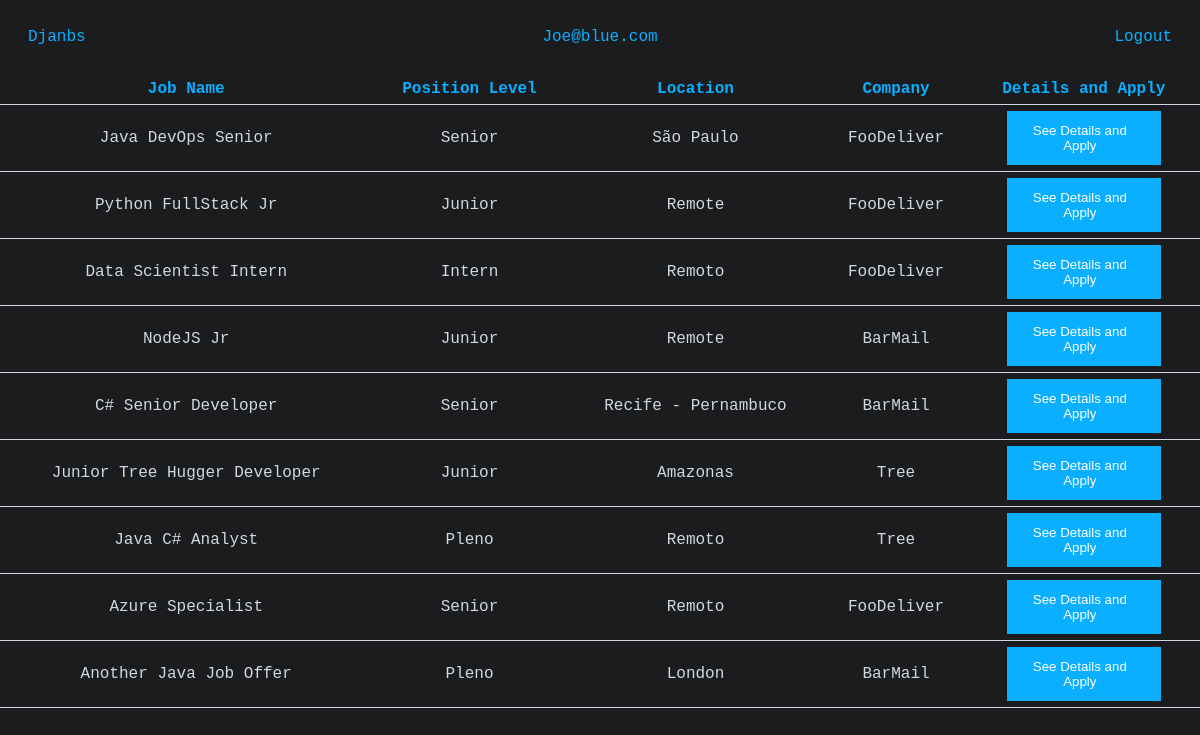
The page / (signed in) on the database as committed earlier.
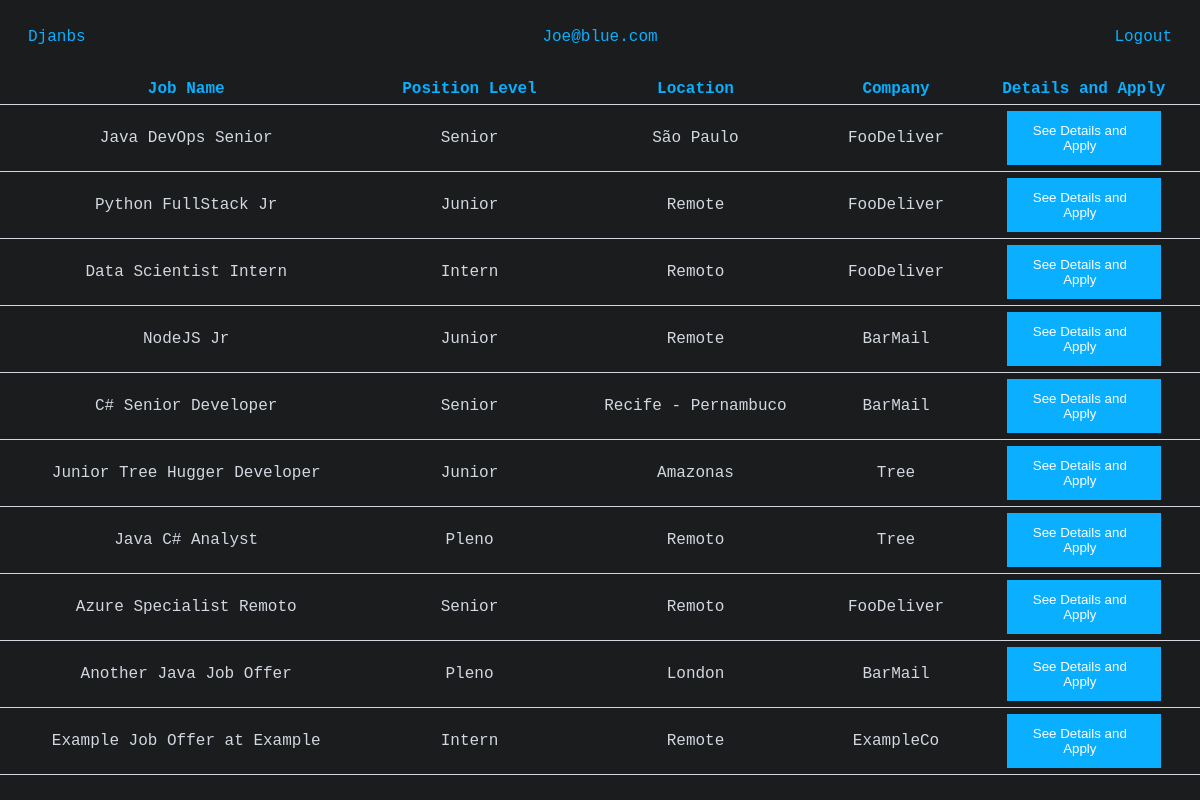
The same page on the database as committed later.
### jobs/models.py (models this page shows, shortened)
class User(AbstractUser):
    username = models.CharField(max_length=50, blank=True, null=True, unique=True)
    email = models.EmailField(_('email address'), unique=True)
    USERNAME_FIELD = 'email'
    REQUIRED_FIELDS = ['username', 'password']
    is_company = models.BooleanField(default=False)
    is_candidate = models.BooleanField(default=False)
    def __str__(self):
        return self.email

class JobOffer(models.Model):
    name = models.CharField(max_length=125)
    location = models.CharField(max_length=50)
    description = models.TextField(null=True)
    company = models.ForeignKey(Company, on_delete=models.CASCADE, null=True)
    payment_range = models.IntegerField(choices=PaymentRange.choices)
    education_req = models.IntegerField(choices=EducationRequirement.choices)
    position_level = models.IntegerField(choices=PositionLevel.choices)
    date_created = models.DateTimeField(auto_now_add=True, null=True)

class Company(models.Model):
    user = models.OneToOneField(User, null=True, on_delete=models.CASCADE)
    name = models.CharField(max_length=50, null=True)
    email = models.EmailField(null=True)
    site = models.URLField(null=True)
    def __str__(self):
        return self.name

### jobs/views/views.py (the view, shortened to what this page needs)
# urls.py: 2. Add a URL to urlpatterns:  path('', views.home, name='home')
def home(request):
    if not request.user.is_authenticated:
        return redirect('login')
    else:
        if request.user.is_candidate:
            job_offers = JobOffer.objects.all() # type: ignore
            context = { 'job_offers': job_offers, }
            return render(request, 'jobs/index.html', context)

### jobs/templates/jobs/index.html (shortened to what this page needs)
{% extends "jobs/base.html" %}
{% block content %}
    <div class="job-offers-table">
        <table>
        <tr class="blue">
            <th>Job Name</th>
            <th>Position Level</th>
            <th>Location</th>
            <th>Company</th>
            <th>Details and Apply</th>
        </tr>
        {% for job_offer in job_offers %}
            <tr class="row-hover">
                <td>{{ job_offer.name }}</td>
                {% if job_offer.position_level == 1 %}
                    <td>Intern</td>
                {% elif job_offer.position_level == 2 %}
                    <td>Junior</td>
                {% elif job_offer.position_level == 3 %}
                    <td>Pleno</td>
                {% elif job_offer.position_level == 4 %}
                    <td>Senior</td>
                {% elif job_offer.position_level == 5 %}
                    <td>Tech Lead</td>
                {% endif %}
                <td>{{ job_offer.location }}</td>
                <td>{{ job_offer.company }}</td>
                <td><a href="{% url 'job-candidate' job_offer.id %} "><button class="button">See Details and Apply</button></a></td>
            </tr>
        {% endfor %}
        </table>
    </div>
{% endblock content %}

### jobs/templates/jobs/base.html (shortened to what this page needs)
<!DOCTYPE html>
{% load static %}
<html>
	<head>
        <link rel="stylesheet" type="text/css" href="{% static 'jobs/style.css' %}"/>
	</head>
	<body>
        <div class="topbar">
            <a href="{% url 'home' %}">Djanbs</a>
            {% if user.is_authenticated %}
            <a class="ralign" href="{% url 'profile' %}">{{ user|capfirst }}</a>
            <a class="ralign logoutred" href="{% url 'logout' %}">Logout</a>
            {% endif %}
        </div>
        {% block content %}
        {% endblock content %}
	</body>
</html>

### jobs/static/jobs/style.css (style rules this page uses)
:root { --light: #d2d7e0; --dark: #1A1C1E; --darker: #141517; --blue: #0aafff; --red: #D74545; --darkred: #9C1A1A; }
body { background-color: var(--dark); color: var(--light); max-width: 1200px; margin: auto; font-family: monospace; font-size: 16px; }
table { width: 100%; border-collapse: collapse; margin: auto; }
th, td { border-bottom: 0.05em solid var(--light); padding: 6px; text-align: center; }
a { text-decoration: none; }
.topbar, .topbar a { padding: 14px; color: var(--blue); clear: both; display: flex; justify-content: right; }
.ralign { margin-right: 0px; margin-left: auto; }
input, button, select, textarea, .cancel-button { width: 50%; padding: 12px 20px; box-sizing: border-box; display: flex; justify-content: center; margin-left: auto; margin-right: auto; }
.logoutred { color: var(--red); }
.button { width: 70%; padding-left: 12px; color: white; background-color: var(--blue); border: none; }
.blue { color: var(--blue); }

Rows that differ between the two databases and show on the page:
changed JobOffer: name "Azure Specialist" → "Azure Specialist Remoto"
added JobOffer: name "Example Job Offer at Example", position_level "Intern", location "Remote", company "ExampleCo"
